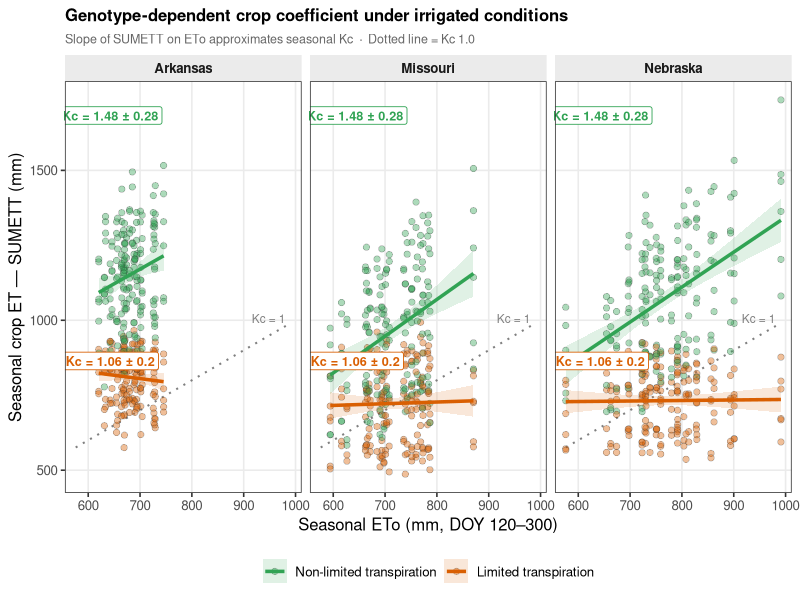
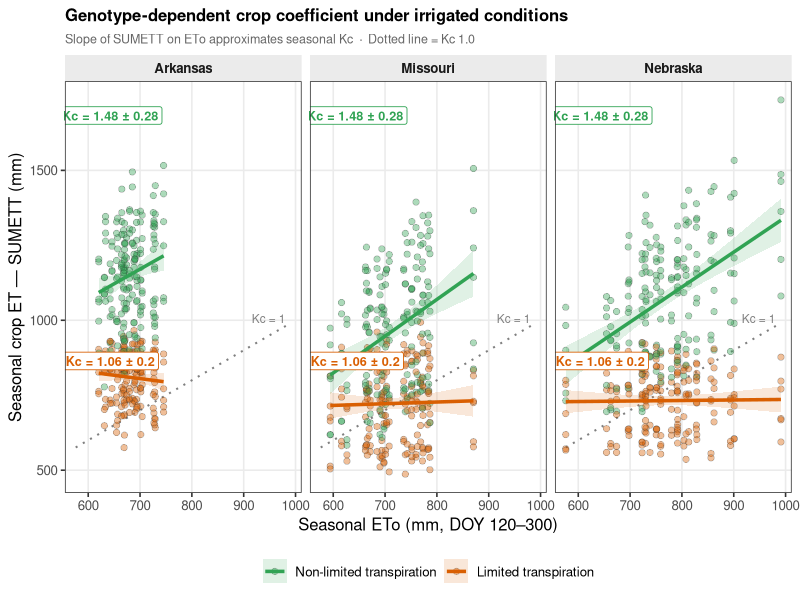

These charts were generated, in order, by the following R code:
## Fig 3 — ETo vs SUMETT (irrigated only) — clean Kc regression by genotype

setwd("/home/user/LT-trait")
library(dplyr); library(tidyr); library(ggplot2); library(readxl); library(scales)

eto <- read.csv("nasapower_ETo_seasonal.csv")
ssm <- read_excel("SoybeanSSM_sims2.xlsx")

d <- ssm %>%
  filter(Crop %in% c("SOYBEAN-MG4","SOYBEAN-LT1.5-MG4",
                     "SOYBEAN-LT1.5-MG3","SOYBEAN-MG3"),
         water_mgmt == "Irrigated") %>%
  mutate(
    Genotype = factor(
      ifelse(Crop %in% c("SOYBEAN-MG4","SOYBEAN-MG3"),
             "Non-limited transpiration","Limited transpiration"),
      levels = c("Non-limited transpiration","Limited transpiration")),
    State = case_when(
      grepl("AR",Manag) ~ "AR", grepl("MO",Manag) ~ "MO",
      grepl("NE",Manag) ~ "NE")
  ) %>%
  rename(Year = Pyear) %>%
  left_join(eto, by = c("State","Year")) %>%
  filter(!is.na(ETo_season_mm), !is.na(SUMETT)) %>%
  mutate(Kc = SUMETT / ETo_season_mm)

## Kc annotations per genotype
kc_labels <- d %>%
  group_by(Genotype) %>%
  summarise(
    Kc_mean = mean(Kc, na.rm = TRUE),
    Kc_sd   = sd(Kc,   na.rm = TRUE),
    x = quantile(ETo_season_mm, 0.08),
    y = max(SUMETT) * c(0.97, 0.87)[cur_group_id()],
    .groups = "drop"
  ) %>%
  mutate(label = paste0("Kc = ", round(Kc_mean, 2), " ± ", round(Kc_sd, 2)))

## 1:1 line range
lim_x <- range(d$ETo_season_mm)
ref_line <- tibble(x = lim_x, y = lim_x)   # Kc = 1 reference

p <- ggplot(d, aes(x = ETo_season_mm, y = SUMETT,
                   colour = Genotype, fill = Genotype)) +
  ## Kc = 1 reference line
  geom_line(data = ref_line, aes(x = x, y = y),
            inherit.aes = FALSE, linetype = "dotted",
            colour = "grey50", linewidth = 0.7) +
  annotate("text", x = max(lim_x) - 10, y = max(lim_x) + 15,
           label = "Kc = 1", size = 3, colour = "grey50", hjust = 1) +
  geom_point(alpha = 0.4, shape = 21, size = 2.0,
             stroke = 0.3, colour = "grey20") +
  geom_smooth(method = "lm", se = TRUE, linewidth = 1.2, alpha = 0.15) +
  geom_label(data = kc_labels,
             aes(x = x, y = y, label = label, colour = Genotype),
             fill = "white", size = 3.2, fontface = "bold",
             label.size = 0.3, show.legend = FALSE) +
  facet_wrap(~ State, nrow = 1,
             labeller = labeller(State = c(AR = "Arkansas",
                                           MO = "Missouri",
                                           NE = "Nebraska"))) +
  scale_colour_manual(values = c("Non-limited transpiration" = "#31a354",
                                 "Limited transpiration"      = "#d95f02")) +
  scale_fill_manual(  values = c("Non-limited transpiration" = "#31a354",
                                 "Limited transpiration"      = "#d95f02")) +
  scale_x_continuous(breaks = breaks_pretty(4)) +
  scale_y_continuous(breaks = breaks_pretty(4)) +
  labs(x        = "Seasonal ETo (mm, DOY 120–300)",
       y        = "Seasonal crop ET — SUMETT (mm)",
       colour   = NULL, fill = NULL,
       title    = "Genotype-dependent crop coefficient under irrigated conditions",
       subtitle = "Slope of SUMETT on ETo approximates seasonal Kc  ·  Dotted line = Kc 1.0") +
  theme_bw(base_size = 12) +
  theme(legend.position  = "bottom",
        strip.background = element_rect(fill = "grey92", colour = NA),
        strip.text       = element_text(face = "bold"),
        panel.grid.minor = element_blank(),
        plot.title       = element_text(face = "bold", size = 12),
        plot.subtitle    = element_text(colour = "grey40", size = 9))

ggsave("Fig_kc_scatter.png",  plot = p, width = 24, height = 13,
       units = "cm", dpi = 150, bg = "white")
ggsave("Fig_kc_scatter.tiff", plot = p, width = 24, height = 13,
       units = "cm", dpi = 300, compression = "lzw", bg = "white")
message("Saved: Fig_kc_scatter")
